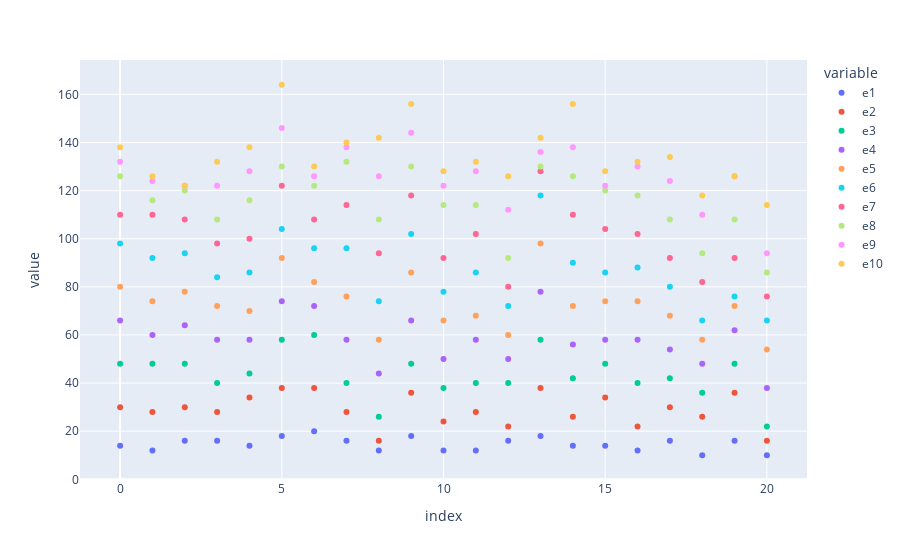

The notebook cell saved with this chart:
### Code cell
fig.show()

### Figure 1 — Plotly figure (JSON) as saved in the notebook; plotly's stock layout.template omitted (floating-point values rounded to 4 significant figures)
{"data": [{"hovertemplate": "variable=e1<br>index=%{x}<br>value=%{y}<extra></extra>", "legendgroup": "e1", "marker": {"color": "#636efa", "symbol": "circle"}, "mode": "markers", "name": "e1", "orientation": "v", "showlegend": true, "type": "scatter", "x": [0, 1, 2, 3, 4, 5, 6, 7, 8, 9, 10, 11, 12, 13, 14, 15, 16, 17, 18, 19, 20], "xaxis": "x", "y": [14, 12, 16, 16, 14, 18, 20, 16, 12, 18, 12, 12, 16, 18, 14, 14, 12, 16, 10, 16, 10], "yaxis": "y"}, {"hovertemplate": "variable=e2<br>index=%{x}<br>value=%{y}<extra></extra>", "legendgroup": "e2", "marker": {"color": "#EF553B", "symbol": "circle"}, "mode": "markers", "name": "e2", "orientation": "v", "showlegend": true, "type": "scatter", "x": [0, 1, 2, 3, 4, 5, 6, 7, 8, 9, 10, 11, 12, 13, 14, 15, 16, 17, 18, 19, 20], "xaxis": "x", "y": [30, 28, 30, 28, 34, 38, 38, 28, 16, 36, 24, 28, 22, 38, 26, 34, 22, 30, 26, 36, 16], "yaxis": "y"}, {"hovertemplate": "variable=e3<br>index=%{x}<br>value=%{y}<extra></extra>", "legendgroup": "e3", "marker": {"color": "#00cc96", "symbol": "circle"}, "mode": "markers", "name": "e3", "orientation": "v", "showlegend": true, "type": "scatter", "x": [0, 1, 2, 3, 4, 5, 6, 7, 8, 9, 10, 11, 12, 13, 14, 15, 16, 17, 18, 19, 20], "xaxis": "x", "y": [48, 48, 48, 40, 44, 58, 60, 40, 26, 48, 38, 40, 40, 58, 42, 48, 40, 42, 36, 48, 22], "yaxis": "y"}, {"hovertemplate": "variable=e4<br>index=%{x}<br>value=%{y}<extra></extra>", "legendgroup": "e4", "marker": {"color": "#ab63fa", "symbol": "circle"}, "mode": "markers", "name": "e4", "orientation": "v", "showlegend": true, "type": "scatter", "x": [0, 1, 2, 3, 4, 5, 6, 7, 8, 9, 10, 11, 12, 13, 14, 15, 16, 17, 18, 19, 20], "xaxis": "x", "y": [66, 60, 64, 58, 58, 74, 72, 58, 44, 66, 50, 58, 50, 78, 56, 58, 58, 54, 48, 62, 38], "yaxis": "y"}, {"hovertemplate": "variable=e5<br>index=%{x}<br>value=%{y}<extra></extra>", "legendgroup": "e5", "marker": {"color": "#FFA15A", "symbol": "circle"}, "mode": "markers", "name": "e5", "orientation": "v", "showlegend": true, "type": "scatter", "x": [0, 1, 2, 3, 4, 5, 6, 7, 8, 9, 10, 11, 12, 13, 14, 15, 16, 17, 18, 19, 20], "xaxis": "x", "y": [80, 74, 78, 72, 70, 92, 82, 76, 58, 86, 66, 68, 60, 98, 72, 74, 74, 68, 58, 72, 54], "yaxis": "y"}, {"hovertemplate": "variable=e6<br>index=%{x}<br>value=%{y}<extra></extra>", "legendgroup": "e6", "marker": {"color": "#19d3f3", "symbol": "circle"}, "mode": "markers", "name": "e6", "orientation": "v", "showlegend": true, "type": "scatter", "x": [0, 1, 2, 3, 4, 5, 6, 7, 8, 9, 10, 11, 12, 13, 14, 15, 16, 17, 18, 19, 20], "xaxis": "x", "y": [98, 92, 94, 84, 86, 104, 96, 96, 74, 102, 78, 86, 72, 118, 90, 86, 88, 80, 66, 76, 66], "yaxis": "y"}, {"hovertemplate": "variable=e7<br>index=%{x}<br>value=%{y}<extra></extra>", "legendgroup": "e7", "marker": {"color": "#FF6692", "symbol": "circle"}, "mode": "markers", "name": "e7", "orientation": "v", "showlegend": true, "type": "scatter", "x": [0, 1, 2, 3, 4, 5, 6, 7, 8, 9, 10, 11, 12, 13, 14, 15, 16, 17, 18, 19, 20], "xaxis": "x", "y": [110, 110, 108, 98, 100, 122, 108, 114, 94, 118, 92, 102, 80, 128, 110, 104, 102, 92, 82, 92, 76], "yaxis": "y"}, {"hovertemplate": "variable=e8<br>index=%{x}<br>value=%{y}<extra></extra>", "legendgroup": "e8", "marker": {"color": "#B6E880", "symbol": "circle"}, "mode": "markers", "name": "e8", "orientation": "v", "showlegend": true, "type": "scatter", "x": [0, 1, 2, 3, 4, 5, 6, 7, 8, 9, 10, 11, 12, 13, 14, 15, 16, 17, 18, 19, 20], "xaxis": "x", "y": [126, 116, 120, 108, 116, 130, 122, 132, 108, 130, 114, 114, 92, 130, 126, 120, 118, 108, 94, 108, 86], "yaxis": "y"}, {"hovertemplate": "variable=e9<br>index=%{x}<br>value=%{y}<extra></extra>", "legendgroup": "e9", "marker": {"color": "#FF97FF", "symbol": "circle"}, "mode": "markers", "name": "e9", "orientation": "v", "showlegend": true, "type": "scatter", "x": [0, 1, 2, 3, 4, 5, 6, 7, 8, 9, 10, 11, 12, 13, 14, 15, 16, 17, 18, 19, 20], "xaxis": "x", "y": [132, 124, 122, 122, 128, 146, 126, 138, 126, 144, 122, 128, 112, 136, 138, 122, 130, 124, 110, 126, 94], "yaxis": "y"}, {"hovertemplate": "variable=e10<br>index=%{x}<br>value=%{y}<extra></extra>", "legendgroup": "e10", "marker": {"color": "#FECB52", "symbol": "circle"}, "mode": "markers", "name": "e10", "orientation": "v", "showlegend": true, "type": "scatter", "x": [0, 1, 2, 3, 4, 5, 6, 7, 8, 9, 10, 11, 12, 13, 14, 15, 16, 17, 18, 19, 20], "xaxis": "x", "y": [138, 126, 122, 132, 138, 164, 130, 140, 142, 156, 128, 132, 126, 142, 156, 128, 132, 134, 118, 126, 114], "yaxis": "y"}], "layout": {"legend": {"title": {"text": "variable"}, "tracegroupgap": 0}, "margin": {"t": 60}, "xaxis": {"anchor": "y", "domain": [0, 1], "title": {"text": "index"}}, "yaxis": {"anchor": "x", "domain": [0, 1], "title": {"text": "value"}}}}
